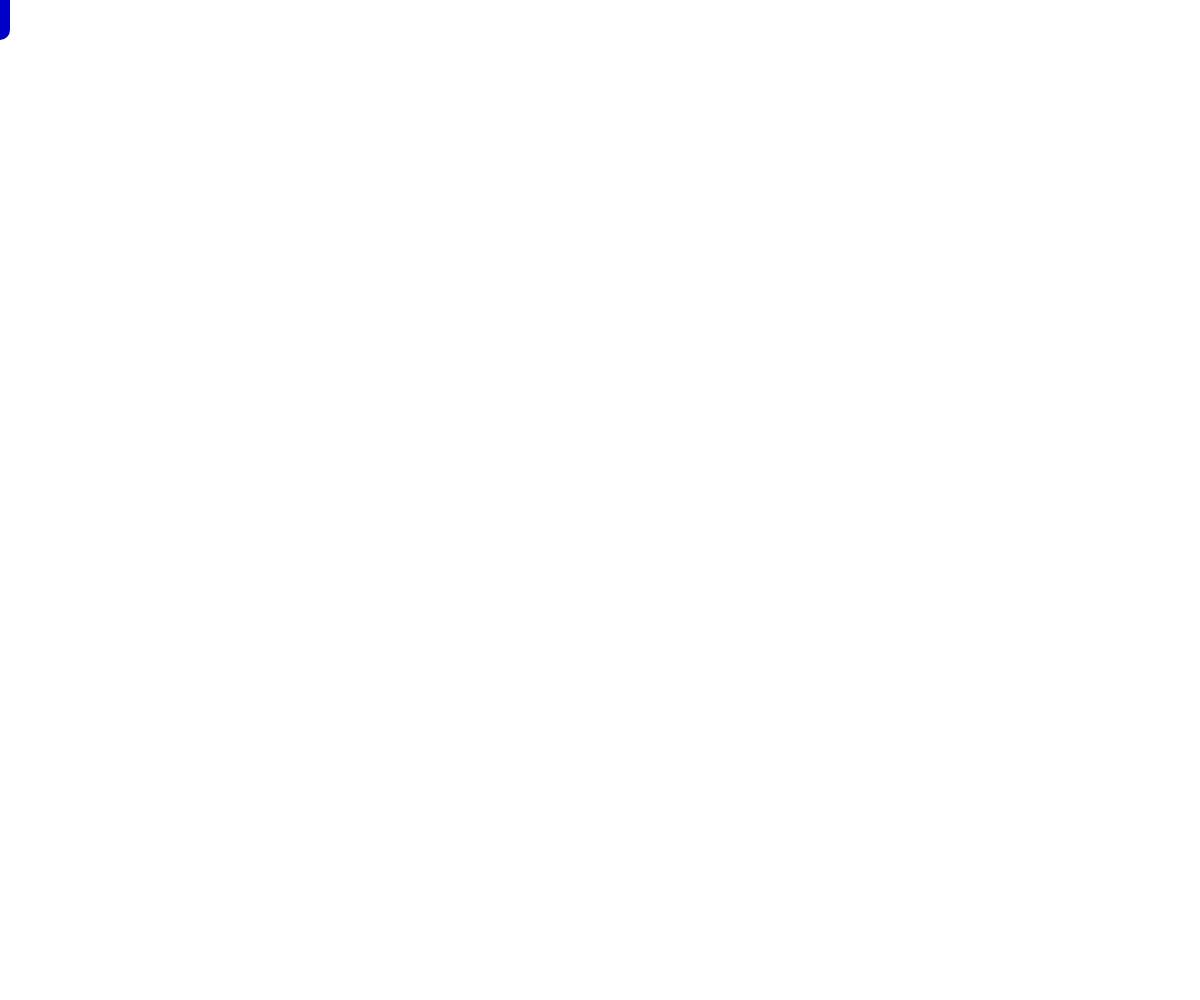
Frame 1 (no input)
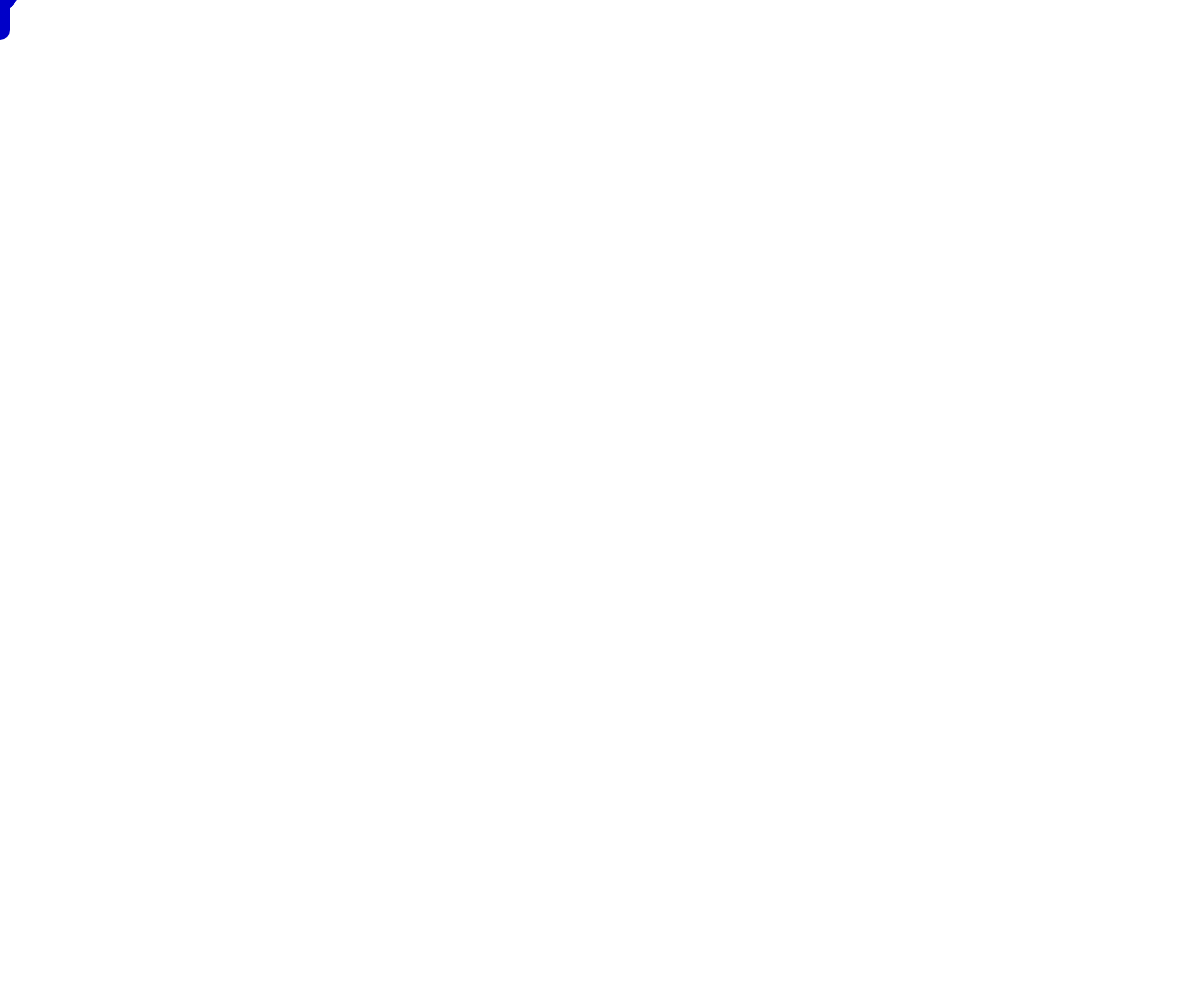
Frame 60 (no input)
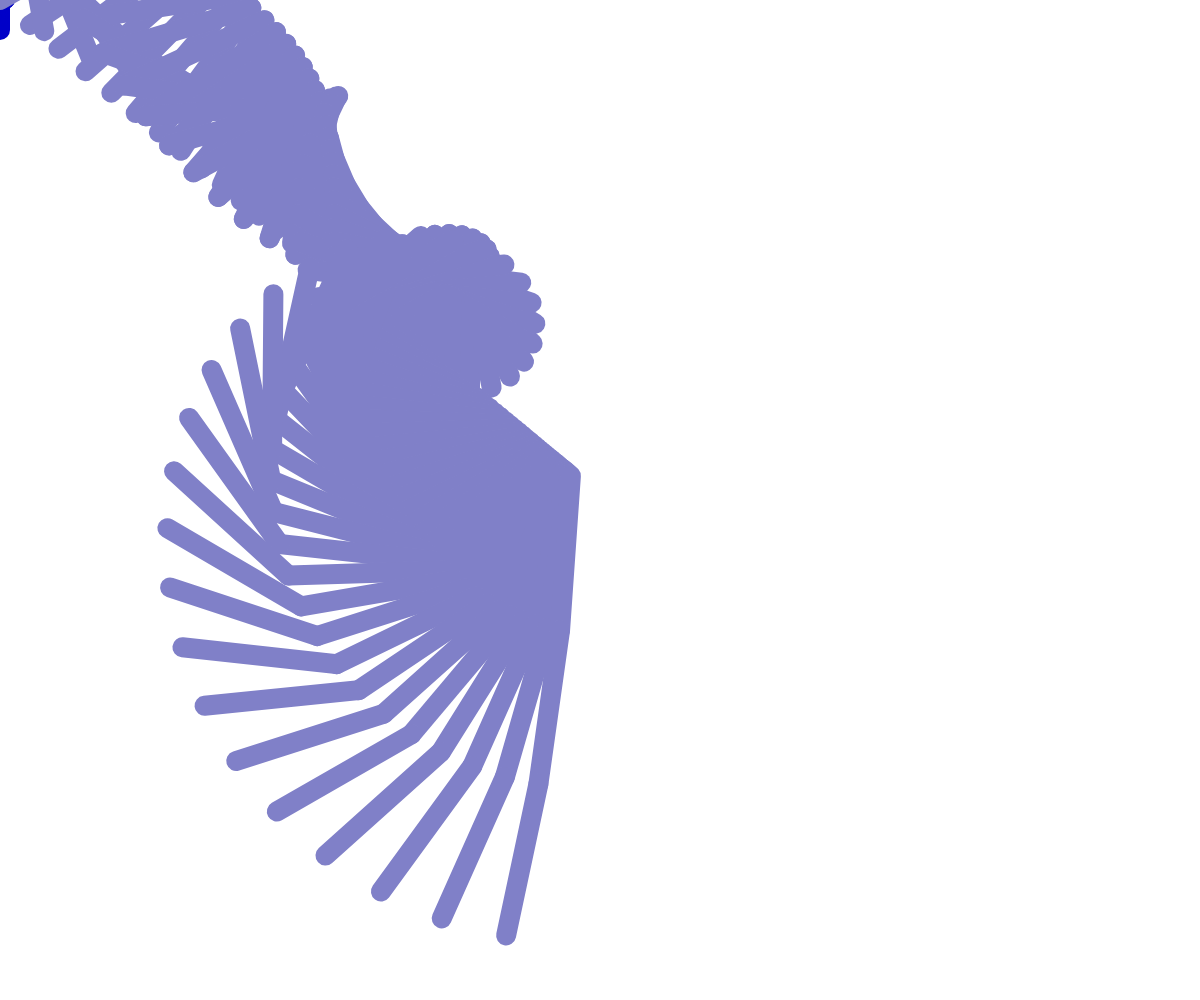
Frame 120 (the mouse pressed at the canvas centre since frame 60)

The p5.js sketch that drew these frames (run headless with seeded random() and noise() and a simulated clock; from frame 60 on, the mouse is pressed at the canvas centre):

// p5.js sketch
// ── sketch.js
var A = 0.0 ; 
var S = 0.07 ; // speed of rotation
var R = 0; var G = 0; var B = 0; 
var  x=0; var y = 0;



function setup() {
createCanvas(windowWidth,windowHeight) ;
 background(255);
strokeWeight(20); // thickness of the line 
}

function draw() {
// background(255)      // unquote this line to see how the program works .
	
  var L = map(mouseX,0,width,10,300);  //lenght of the first arm
  var L1 = map(mouseY,0,height,10,300);			//lenght of the second arm
  var  R = map (mouseX,0,width,0,255);	
  var  G = map (mouseY,0,height,0,255);
   
   fill(R,G,B)
   stroke(R,G,200); 
  
  translate (x,y);     //line1  can change it to anything other shape
  rotate(A);
 line(0,0,0,L);  
  

  translate (0,L); //line2
  rotate(A);
  line(0,0,0,L1);
  

  translate (0,L1); //line3
  rotate(A);
  line(0,0,0,L);
  
  var E = 0.05;
	var difX =mouseX-x;
	var difY = mouseY-y ;
	x += E* difX;
	y +=  E * difY
  A += S; 
}

function mousePressed(){
	S = -S; // mouseClick changes direction of rotation
	var  B = random(0,255); // click chhange B value to random
}
